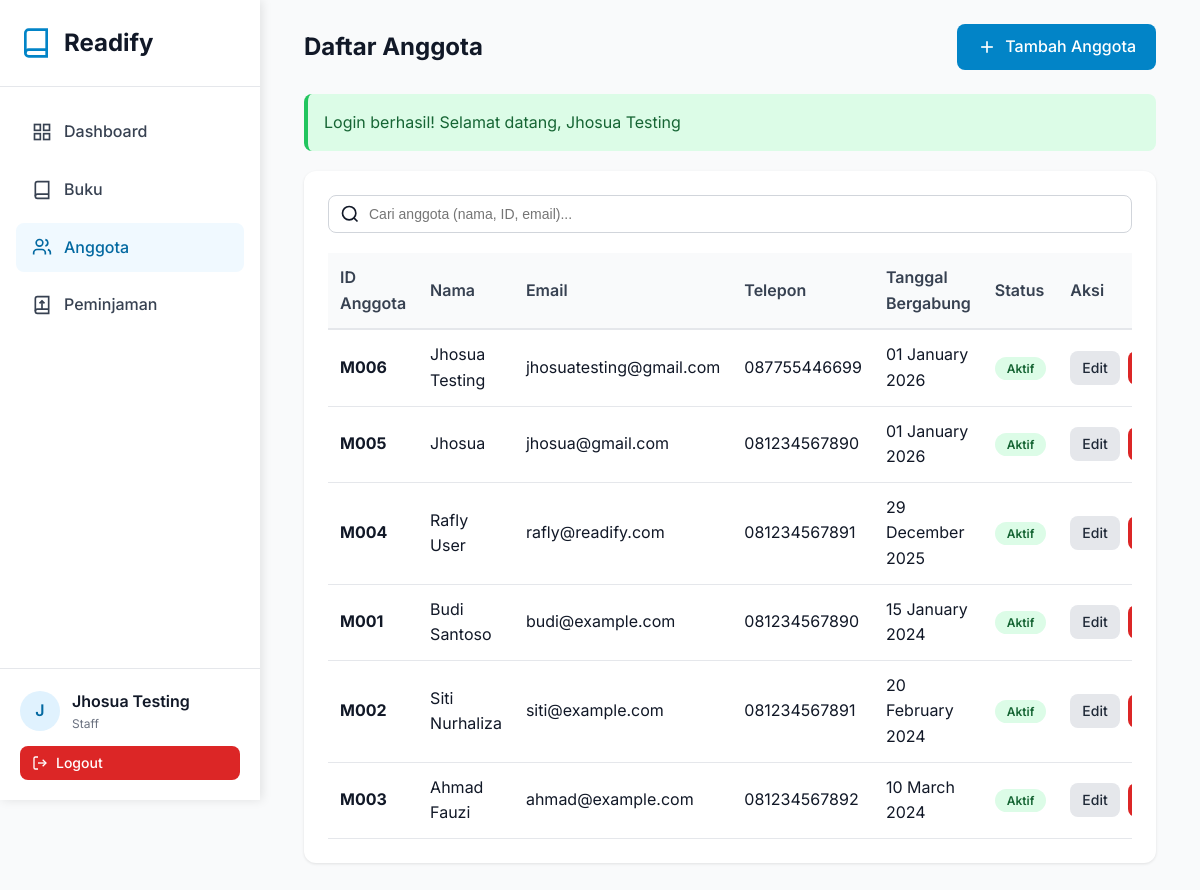
/pages/members/index.php (signed in), run on an earlier commit of the app's database.
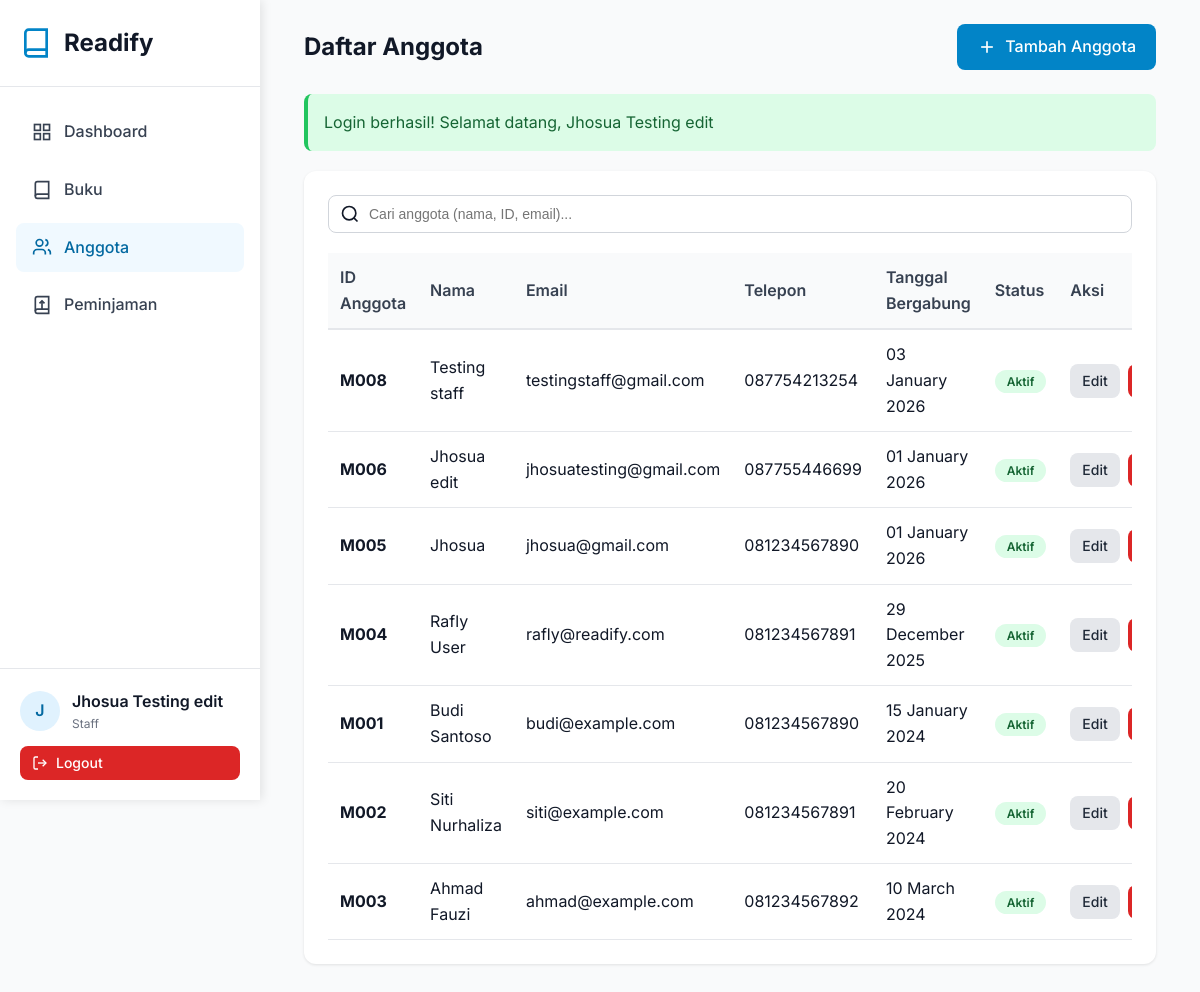
And on a later commit of the database.
### tables this page shows
CREATE TABLE `users` (
  `id` int NOT NULL AUTO_INCREMENT,
  `name` varchar(100) NOT NULL,
  `email` varchar(100) NOT NULL,
  `phone` varchar(20) DEFAULT NULL,
  `password` varchar(255) NOT NULL,
  `role` enum('admin','staff','member') DEFAULT 'member',
  `created_at` timestamp NULL DEFAULT CURRENT_TIMESTAMP,
  `updated_at` timestamp NULL DEFAULT CURRENT_TIMESTAMP ON UPDATE CURRENT_TIMESTAMP,
  PRIMARY KEY (`id`),
  UNIQUE KEY `email` (`email`)
);

CREATE TABLE `members` (
  `id` int NOT NULL AUTO_INCREMENT,
  `member_id` varchar(20) NOT NULL,
  `user_id` int DEFAULT NULL,
  `name` varchar(100) NOT NULL,
  `email` varchar(100) NOT NULL,
  `phone` varchar(20) DEFAULT NULL,
  `address` text,
  `join_date` date NOT NULL,
  `status` enum('active','inactive') DEFAULT 'active',
  `created_at` timestamp NULL DEFAULT CURRENT_TIMESTAMP,
  `updated_at` timestamp NULL DEFAULT CURRENT_TIMESTAMP ON UPDATE CURRENT_TIMESTAMP,
  PRIMARY KEY (`id`),
  UNIQUE KEY `member_id` (`member_id`),
  UNIQUE KEY `email` (`email`),
  KEY `idx_member_id` (`member_id`),
  KEY `idx_name` (`name`),
  KEY `idx_user_id` (`user_id`),
  CONSTRAINT `members_ibfk_1` FOREIGN KEY (`user_id`) REFERENCES `users` (`id`) ON DELETE SET NULL
);

### config/config.php (called while the page is built, shortened)
<?php
require_once BASE_PATH . '/config/database.php';
function isLoggedIn() {
    return isset($_SESSION['user_id']);
}
function getCurrentUser() {
    if (isLoggedIn()) {
        $db = new Database();
        $user = $db->fetchOne("SELECT id, name, email, role FROM users WHERE id = ?", [$_SESSION['user_id']]);
        return $user;
    }
    return null;
}
function formatDate($date) {
    return date('d F Y', strtotime($date));
}
function getFlashMessage() {
    if (isset($_SESSION['flash_message'])) {
        $message = [
            'type' => $_SESSION['flash_type'],
            'message' => $_SESSION['flash_message']
        ];
        return $message;
    }
    return null;
}

### config/database.php (called while the page is built, shortened)
<?php
class Database {
    private $host = DB_HOST;
    private $user = DB_USER;
    private $pass = DB_PASS;
    private $dbname = DB_NAME;
    private $conn;
    private function connect() {
        $this->conn = null;
        try {
            $dsn = "mysql:host=" . $this->host . ";dbname=" . $this->dbname . ";charset=utf8mb4";
            $options = [
                PDO::ATTR_ERRMODE => PDO::ERRMODE_EXCEPTION,
                PDO::ATTR_DEFAULT_FETCH_MODE => PDO::FETCH_ASSOC,
                PDO::ATTR_EMULATE_PREPARES => false,
            ];
            $this->conn = new PDO($dsn, $this->user, $this->pass, $options);
        } catch(PDOException $e) {
            $this->error = $e->getMessage();
            die("Connection failed: " . $this->error);
        }
    }
    public function query($sql, $params = []) {
        try {
            $stmt = $this->conn->prepare($sql);
            $stmt->execute($params);
            return $stmt;
        } catch(PDOException $e) {
            throw new Exception($e->getMessage());
        }
    }
    public function fetchAll($sql, $params = []) {
        $stmt = $this->query($sql, $params);
        return $stmt->fetchAll();
    }
    public function fetchOne($sql, $params = []) {
        $stmt = $this->query($sql, $params);
        return $stmt->fetch();
    }
}

### pages/members/index.php (the view, shortened to what the changed rows need)
<?php
require_once '../../config/config.php';
$db = new Database();
$page = isset($_GET['page']) ? (int)$_GET['page'] : 1;
$offset = ($page - 1) * ITEMS_PER_PAGE;
$search = isset($_GET['search']) ? sanitize($_GET['search']) : '';
$searchQuery = $search ? " WHERE name LIKE '%$search%' OR member_id LIKE '%$search%' OR email LIKE '%$search%'" : '';
$members = $db->fetchAll("SELECT * FROM members $searchQuery ORDER BY created_at DESC LIMIT " . ITEMS_PER_PAGE . " OFFSET $offset");
include_once '../../includes/header.php';
include_once '../../includes/sidebar.php';
?>
<div class="container">
    <div class="card-header">
        <h1 class="card-title">Daftar Anggota</h1>
        <a href="create.php" class="btn btn-primary">
        </a>
    </div>
    <?php
    $flash = getFlashMessage();
    if ($flash):
    ?>
        <div class="alert alert-<?php echo $flash['type']; ?>">
            <?php echo $flash['message']; ?>
        </div>
    <?php endif; ?>
    <div class="card">
        <form method="GET" action="" class="search-bar">
        </form>
        <div class="table-responsive">
            <table class="table">
                <thead>
                    <tr>
                        <th>ID Anggota</th>
                        <th>Nama</th>
                        <th>Email</th>
                        <th>Telepon</th>
                        <th>Tanggal Bergabung</th>
                        <th>Status</th>
                        <th>Aksi</th>
                    </tr>
                </thead>
                <tbody>
                    <?php if (empty($members)): ?>
                        <tr>
                            <td colspan="7" style="text-align: center; padding: 40px; color: var(--gray-500);">
                                Tidak ada anggota ditemukan
                            </td>
                        </tr>
                    <?php else: ?>
                        <?php foreach ($members as $member): ?>
                            <tr>
                                <td><strong><?php echo htmlspecialchars($member['member_id']); ?></strong></td>
                                <td><?php echo htmlspecialchars($member['name']); ?></td>
                                <td><?php echo htmlspecialchars($member['email']); ?></td>
                                <td><?php echo htmlspecialchars($member['phone']); ?></td>
                                <td><?php echo formatDate($member['join_date']); ?></td>
                                <td>
                                    <?php if ($member['status'] == 'active'): ?>
                                        <span class="badge badge-success">Aktif</span>
                                    <?php else: ?>
                                        <span class="badge badge-danger">Tidak Aktif</span>
                                    <?php endif; ?>
                                </td>
                                <td>
                                    <div style="display: flex; gap: 8px;">
                                        <a href="edit.php?id=<?php echo $member['id']; ?>" class="btn btn-sm btn-secondary">Edit</a>
                                        <a href="delete.php?id=<?php echo $member['id']; ?>" class="btn btn-sm btn-danger" onclick="return confirmDelete('Hapus anggota ini?')">Hapus</a>
                                    </div>
                                </td>
                            </tr>
                        <?php endforeach; ?>
                    <?php endif; ?>
                </tbody>
            </table>
        </div>
    </div>
</div>
<?php include_once '../../includes/footer.php'; ?>

### includes/sidebar.php (shortened to what the changed rows need)
<?php
$currentUser = getCurrentUser();
?>
<div class="sidebar">
    <div class="sidebar-logo">
        <h1>Readify</h1>
    </div>
    <div class="sidebar-user">
        <div class="user-info">
            <div class="user-avatar"><?php echo strtoupper(substr($currentUser['name'], 0, 1)); ?></div>
            <div>
                <div class="user-name"><?php echo htmlspecialchars($currentUser['name']); ?></div>
                <div class="user-role"><?php echo ucfirst($currentUser['role']); ?></div>
            </div>
        </div>
    </div>
</div>
<div class="main-content">

What changed in the data, as far as the page shows it:
changed users "Staff": name "Jhosua Testing" → "Jhosua Testing edit"
added members: member "M008", name "Testing staff", email "testingstaff@gmail.com", phone "087754213254", join_date "03 January 2026", status "Aktif"
changed members "jhosuatesting@gmail.com": name "Jhosua Testing" → "Jhosua edit"
Also different on the page:
$flash['message']: "Login berhasil! Selamat datang, Jhosua Testing" → "Login berhasil! Selamat datang, Jhosua Testing edit"
